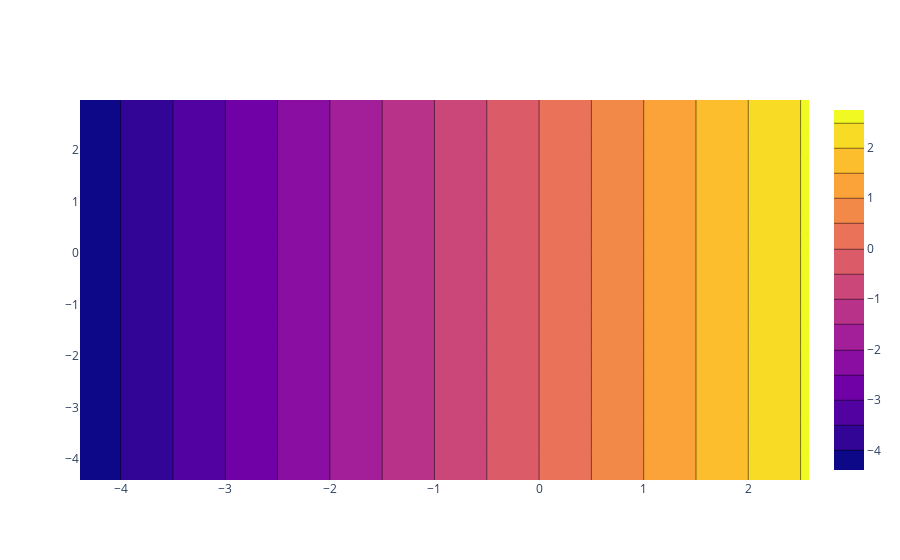

The code cell stored with this chart in its notebook:
### Code cell
fig_contour.show()

### Figure 1 — Plotly figure (JSON) as saved in the notebook; plotly's stock layout.template omitted (floating-point values rounded to 4 significant figures)
{"data": [{"autocontour": true, "contours": {"end": 2.5, "size": 0.5, "start": -4}, "transpose": false, "type": "contour", "x": [-4.389, -2.646, -0.9042, 0.8381, 2.58], "y": [-4.411, -0.7178, 2.976], "z": [[-4.389, -2.646, -0.9042, 0.8381, 2.58], [-4.389, -2.646, -0.9042, 0.8381, 2.58], [-4.389, -2.646, -0.9042, 0.8381, 2.58]]}], "layout": {"autosize": true, "xaxis": {"autorange": true, "range": [-4.389, 2.58], "type": "linear"}, "yaxis": {"autorange": true, "range": [-4.411, 2.976], "type": "linear"}}}
